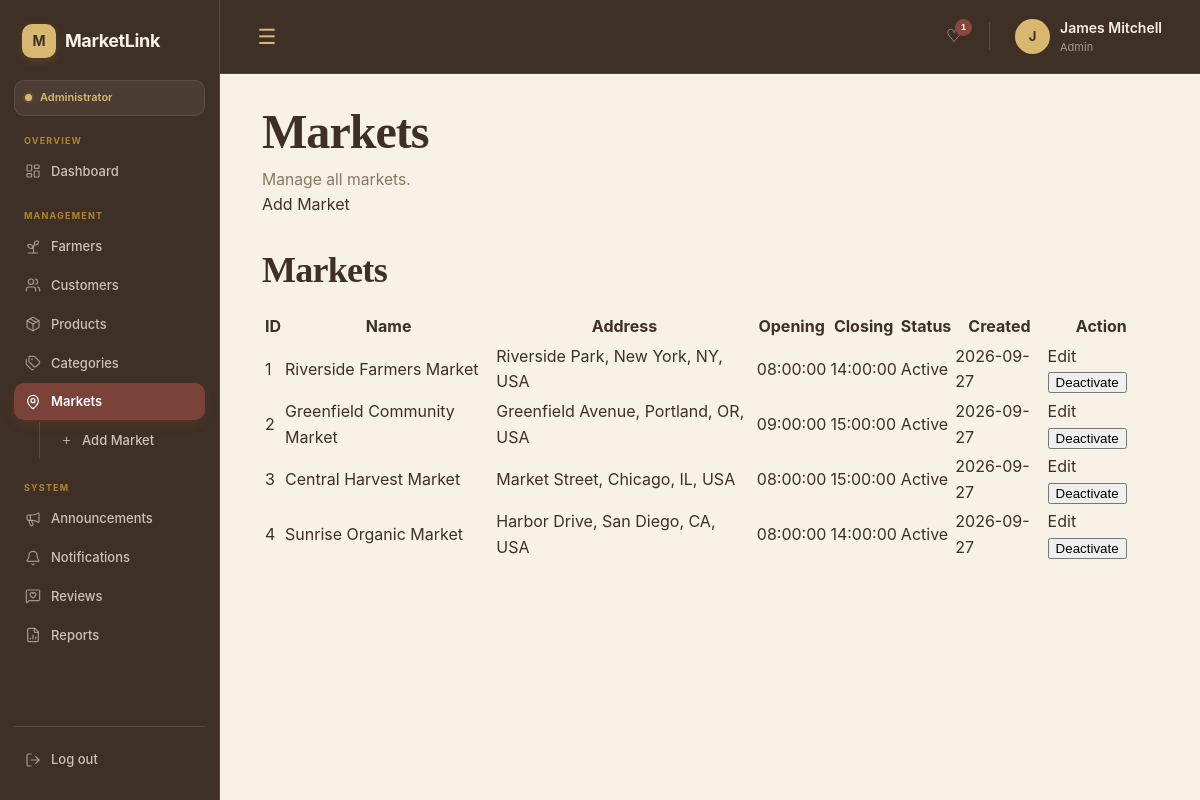
Page /admin/markets.php (signed in) on the earlier database version.
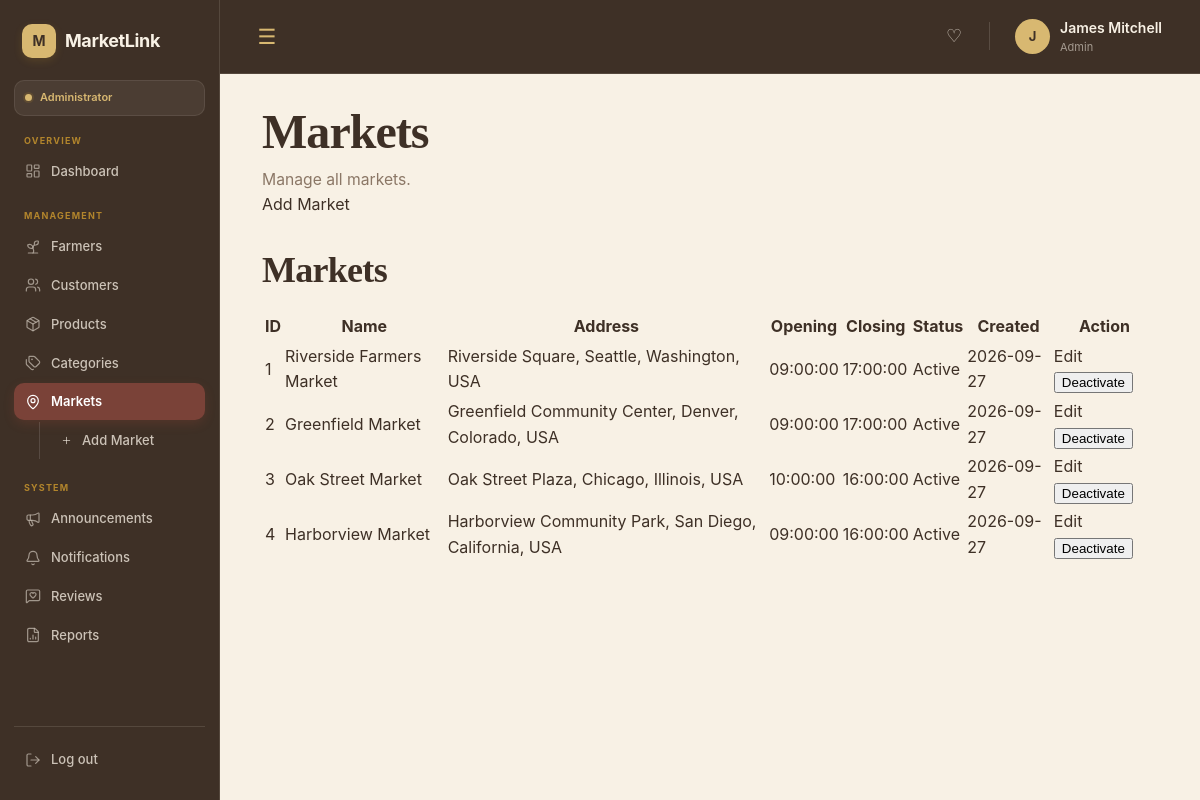
Same page on the later database version.
### tables this page shows
CREATE TABLE `markets` (
  `id` int(10) UNSIGNED NOT NULL,
  `name` varchar(150) NOT NULL,
  `description` text DEFAULT NULL,
  `address` varchar(255) NOT NULL,
  `latitude` decimal(10,8) DEFAULT NULL,
  `longitude` decimal(11,8) DEFAULT NULL,
  `opening_time` time DEFAULT NULL,
  `closing_time` time DEFAULT NULL,
  `operating_days` varchar(100) DEFAULT NULL,
  `map_provider` varchar(50) NOT NULL DEFAULT 'OpenStreetMap',
  `status` enum('active','inactive') NOT NULL DEFAULT 'active',
  `created_at` timestamp NOT NULL DEFAULT current_timestamp(),
  `updated_at` timestamp NOT NULL DEFAULT current_timestamp() ON UPDATE current_timestamp()
);

### admin/markets.php (the view, shortened to what the changed rows need)
<?php
require_once __DIR__ . '/../includes/include.php';
$errors = [];
$markets = [];
$stmt = $conn->prepare("
    SELECT
        id,
        name,
        address,
        opening_time,
        closing_time,
        status,
        created_at
    FROM markets
    ORDER BY created_at DESC
");
if ($stmt) {
    $stmt->execute();
    $result = $stmt->get_result();
    $markets = $result->fetch_all(MYSQLI_ASSOC);
} else {
    $errors[] = 'Failed to load markets.';
}
?>
<!DOCTYPE html>
<html lang="en">
<head>
    <link rel="stylesheet" href="../assets/css/base.css">
    <link rel="stylesheet" href="../assets/css/navbar.css">
    <link rel="stylesheet" href="../assets/css/sidebar.css">
</head>
<body>
<div class="admin-container">
    <?php include __DIR__ . '/../includes/navbar.php'; ?>
    <main class="main-content">
        <div class="page-header">
            <div>
                <h1>
                    Markets
                </h1>
            </div>
        </div>
        <section class="table-section">
            <div class="section-header">
                <h2>
                    Markets
                </h2>
            </div>
            <div class="table-responsive">
                <table class="data-table">
                    <thead>
                        <tr>
                            <th>
                                ID
                            </th>
                            <th>
                                Name
                            </th>
                            <th>
                                Address
                            </th>
                            <th>
                                Opening
                            </th>
                            <th>
                                Closing
                            </th>
                            <th>
                                Status
                            </th>
                            <th>
                                Created
                            </th>
                            <th>
                                Action
                            </th>
                        </tr>
                    </thead>
                    <tbody>
                        <?php if (!empty($markets)): ?>
                            <?php foreach ($markets as $market): ?>
                                <tr>
                                    <td>
                                        <?= (int)$market['id'] ?>
                                    </td>
                                    <td>
                                        <?= htmlspecialchars(
                                            $market['name']
                                        ) ?>
                                    </td>
                                    <td>
                                        <?= htmlspecialchars(
                                            $market['address'] ?? 'N/A'
                                        ) ?>
                                    </td>
                                    <td>
                                        <?= htmlspecialchars(
                                            $market['opening_time'] ?? 'N/A'
                                        ) ?>
                                    </td>
                                    <td>
                                        <?= htmlspecialchars(
                                            $market['closing_time'] ?? 'N/A'
                                        ) ?>
                                    </td>
                                    <td>
                                        <span
                                            class="status status-<?= htmlspecialchars(
                                                $market['status'] ?? ''
                                            ) ?>"
                                        >
                                            <?= ucfirst(
                                                htmlspecialchars(
                                                    $market['status'] ?? 'N/A'
                                                )
                                            ) ?>
                                        </span>
                                    </td>
                                    <td>
                                        <?= !empty($market['created_at'])
                                            ? date(
                                                'Y-m-d',
                                                strtotime(
                                                    $market['created_at']
                                                )
                                            )
                                            : 'N/A'
                                        ?>
                                    </td>
                                    <td>
                                        <a
                                            href="edit_market.php?id=<?= (int)$market['id'] ?>"
                                            class="btn btn-sm btn-secondary"
                                        >
                                            Edit
                                        </a>
                                        <form
                                            method="POST"
                                            style="display: inline;"
                                        >
                                            <button
                                                type="submit"
                                                class="btn btn-sm btn-secondary"
                                            >
                                                <?= ($market['status'] ?? '') === 'active'
                                                    ? 'Deactivate'
                                                    : 'Activate'
                                                ?>
                                            </button>
                                        </form>
                                    </td>
                                </tr>
                            <?php endforeach; ?>
                        <?php endif; ?>
                    </tbody>
                </table>
            </div>
        </section>
    </main>
</div>
</body>
</html>

### includes/navbar.php (shortened to what the changed rows need)
<?php
require_once __DIR__ . '/../config/database.php';
?>
    <nav class="navbar">
    <div class="navbar-right">
        <?php
            $notification_count = 0;
            if (isset($_SESSION['user_id'])) {
                $user_id = (int) $_SESSION['user_id'];
                $stmt = $conn->prepare("
                    SELECT COUNT(*)
                    FROM notifications
                    WHERE user_id = ? AND is_read = 0
                ");
                if ($stmt) {
                    $stmt->bind_param("i", $user_id);
                    if ($stmt->execute()) {
                        $stmt->bind_result($notification_count);
                    }
                }
            }
        ?>
        <div class="notification-wrapper">
            <button
                type="button"
                class="navbar-icon notification-button"
                title="Notifications"
                onclick="toggleNotifications()"
            >
                ♡
                <?php if ($notification_count > 0): ?>
                    <span class="notification-badge">
                        <?= $notification_count > 99 ? '99+' : $notification_count ?>
                    </span>
                <?php endif; ?>
            </button>
        </div>
    </div>
    </nav>

Differences in the rows shown:
changed markets "Riverside Farmers Market": address "Riverside Park, New York, NY, USA" → "Riverside Square, Seattle, Washington, USA"; opening_time "08:00:00" → "09:00:00"; closing_time "14:00:00" → "17:00:00"
changed markets id 2: name "Greenfield Community Market" → "Greenfield Market"; address "Greenfield Avenue, Portland, OR, USA" → "Greenfield Community Center, Denver, Colorado, USA"; closing_time "15:00:00" → "17:00:00"
changed markets id 3: name "Central Harvest Market" → "Oak Street Market"; address "Market Street, Chicago, IL, USA" → "Oak Street Plaza, Chicago, Illinois, USA"; opening_time "08:00:00" → "10:00:00"; closing_time "15:00:00" → "16:00:00"
changed markets id 4: name "Sunrise Organic Market" → "Harborview Market"; address "Harbor Drive, San Diego, CA, USA" → "Harborview Community Park, San Diego, California, USA"; opening_time "08:00:00" → "09:00:00"; closing_time "14:00:00" → "16:00:00"
Other differences:
$notification_count: "1" → (not shown)
